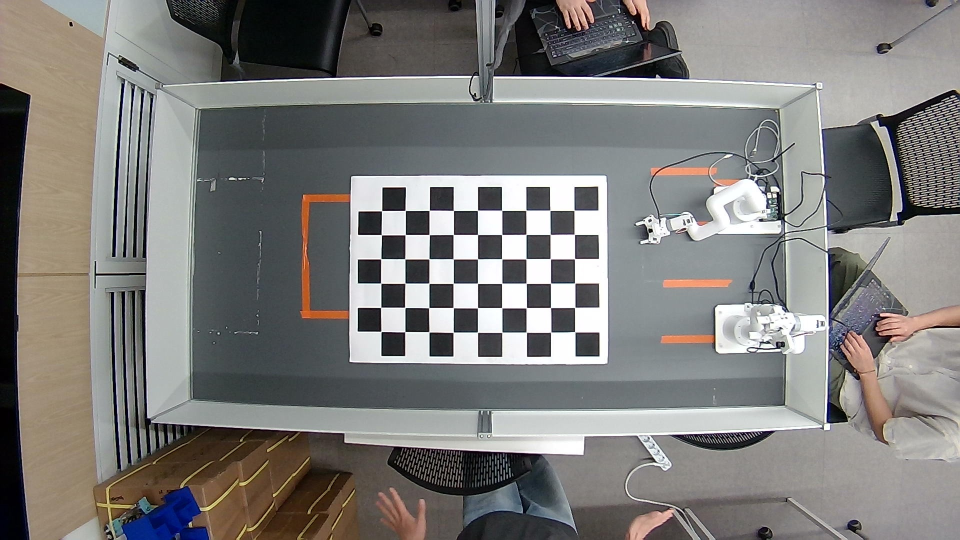
#> input picture camera/calibration/calibration_images/checker_000.jpg, 1920 x 1080 px, given in place of the camera (shown at 1/2 size)
$ python bev_coordinate_test.py
#> lines starting #> are read from the running program, lines starting #| are printed output that depends on the picture
import cv2
import numpy as np
from pathlib import Path


# ============================================================
# 기본 설정
# ============================================================

CAMERA_ID = 2

CAMERA_WIDTH = 1920
CAMERA_HEIGHT = 1080
FPS = 30


# ============================================================
# 파일 경로
# ============================================================

BEV_DIR = Path(__file__).resolve().parent
CALIBRATION_DIR = BEV_DIR.parent / "calibration"

CALIBRATION_FILE = CALIBRATION_DIR / "camera_calibration.npz"

HOMOGRAPHY_FILE = Path(
    BEV_DIR / "bev_homography.npz"
)


# ============================================================
# 파일 존재 확인
# ============================================================

if not CALIBRATION_FILE.exists():
    raise FileNotFoundError(
        f"캘리브레이션 파일이 없습니다: "
        f"{CALIBRATION_FILE}"
    )

if not HOMOGRAPHY_FILE.exists():
    raise FileNotFoundError(
        f"Homography 파일이 없습니다: "
        f"{HOMOGRAPHY_FILE}"
    )


# ============================================================
# Calibration 데이터 로드
# ============================================================

calib_data = np.load(
    CALIBRATION_FILE
)
#> (reads camera/calibration/camera_calibration.npz from the repository)

camera_matrix = calib_data[
    "camera_matrix"
]

dist_coeffs = calib_data[
    "dist_coeffs"
]


# ============================================================
# Homography 데이터 로드
# ============================================================

bev_data = np.load(
    HOMOGRAPHY_FILE
)
#> (reads camera/bird_eye_view/bev_homography.npz from the repository)

homography_matrix = bev_data[
    "homography_matrix"
]

bev_width = int(
    bev_data["bev_width"]
)

bev_height = int(
    bev_data["bev_height"]
)


# ============================================================
# 실제 크기 정보 로드
# ============================================================

if "rect_width_cm" not in bev_data.files:
    raise KeyError(
        "bev_homography.npz 안에 "
        "'rect_width_cm' 값이 없습니다."
    )

if "rect_height_cm" not in bev_data.files:
    raise KeyError(
        "bev_homography.npz 안에 "
        "'rect_height_cm' 값이 없습니다."
    )


rect_width_cm = float(
    bev_data["rect_width_cm"]
)

rect_height_cm = float(
    bev_data["rect_height_cm"]
)


# ============================================================
# X/Y 스케일 계산
#
# 굳이 하나의 pixels_per_cm 값만 믿지 않고
# X축, Y축 각각 계산
# ============================================================

pixels_per_cm_x = (
    bev_width
    /
    rect_width_cm
)

pixels_per_cm_y = (
    bev_height
    /
    rect_height_cm
)


print("=" * 60)
print("BEV Coordinate System")
print("=" * 60)

print(
    f"BEV Size       : "
    f"{bev_width} x {bev_height} px"
)

print(
    f"Real Size      : "
    f"{rect_width_cm} x "
    f"{rect_height_cm} cm"
)

print(
    f"Scale X        : "
    f"{pixels_per_cm_x:.4f} px/cm"
)

print(
    f"Scale Y        : "
    f"{pixels_per_cm_y:.4f} px/cm"
)


# ============================================================
# 화면 표시 크기
#
# 실제 BEV는 1600x800
# 화면에는 1200x600 정도로 표시
# ============================================================

MAX_DISPLAY_WIDTH = 1200
MAX_DISPLAY_HEIGHT = 700


display_scale = min(
    MAX_DISPLAY_WIDTH / bev_width,
    MAX_DISPLAY_HEIGHT / bev_height,
    1.0
)


display_width = int(
    bev_width * display_scale
)

display_height = int(
    bev_height * display_scale
)


print(
    f"Display Size   : "
    f"{display_width} x "
    f"{display_height}"
)

print(
    f"Display Scale  : "
    f"{display_scale:.4f}"
)


# ============================================================
# 클릭 정보 저장
# ============================================================

last_clicked_pixel = None

last_clicked_world = None


# ============================================================
# BEV 픽셀 → 실제 cm 좌표
#
# 좌표계:
#
# 실제 맵:
#
# y ↑
#   |
#   |
#   +------→ x
# (0,0)
#
# 즉 좌하단이 원점
# ============================================================

# [150 lines left out: functions bev_pixel_to_world_cm, world_cm_to_bev_pixel, mouse_callback, not called in this run]


# ============================================================
# 카메라 연결
# ============================================================

cap = cv2.VideoCapture(
    CAMERA_ID,
    cv2.CAP_V4L2
)

if not cap.isOpened():
    raise RuntimeError(
        f"카메라 {CAMERA_ID}번을 "
        f"열 수 없습니다."
    )


# ============================================================
# MJPG 설정
# ============================================================

fourcc = cv2.VideoWriter_fourcc(
    *"MJPG"
)

cap.set(
    cv2.CAP_PROP_FOURCC,
    fourcc
)

cap.set(
    cv2.CAP_PROP_FRAME_WIDTH,
    CAMERA_WIDTH
)

cap.set(
    cv2.CAP_PROP_FRAME_HEIGHT,
    CAMERA_HEIGHT
)

cap.set(
    cv2.CAP_PROP_FPS,
    FPS
)


# ============================================================
# 실제 카메라 설정 확인
# ============================================================

actual_width = int(
    cap.get(
        cv2.CAP_PROP_FRAME_WIDTH
    )
)

actual_height = int(
    cap.get(
        cv2.CAP_PROP_FRAME_HEIGHT
    )
)

actual_fps = cap.get(
    cv2.CAP_PROP_FPS
)


print()
print("=" * 60)
print("Runtime Camera")
print("=" * 60)

print(
    f"Camera ID : "
    f"{CAMERA_ID}"
)

print(
    f"Resolution: "
    f"{actual_width} x "
    f"{actual_height}"
)

print(
    f"FPS       : "
    f"{actual_fps}"
)


# ============================================================
# 해상도 검사
# ============================================================

if (
    actual_width != CAMERA_WIDTH
    or
    actual_height != CAMERA_HEIGHT
):
    cap.release()

    raise RuntimeError(
        "카메라가 1920x1080으로 "
        "열리지 않았습니다."
    )


# ============================================================
# OpenCV Window
# ============================================================

cv2.namedWindow(
    "BEV Coordinate Test"
)

cv2.setMouseCallback(
    "BEV Coordinate Test",
    mouse_callback
)


# ============================================================
# 메인 루프
# ============================================================

while True:

    # --------------------------------------------------------
    # 1. 카메라 프레임 읽기
    # --------------------------------------------------------

    ret, frame = cap.read()
#> frame is the input picture: shape (1080, 1920, 3); mean B, G, R 122.4, 124.5, 125.9

    if not ret:
        print(
            "프레임 읽기 실패"
        )
        break


    # --------------------------------------------------------
    # 2. 렌즈 왜곡 보정
    # --------------------------------------------------------

    undistorted = cv2.undistort(
        frame,
        camera_matrix,
        dist_coeffs
    )
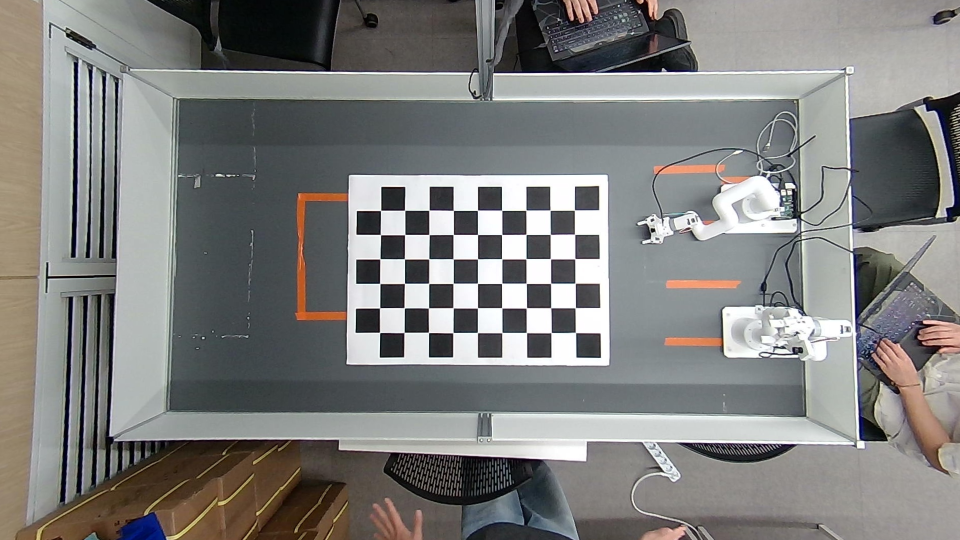
#> undistorted: shape (1080, 1920, 3) (shown at 1/2 size); mean B, G, R 124.9, 126.7, 126.9


    # --------------------------------------------------------
    # 3. Homography 적용
    # --------------------------------------------------------

    bev = cv2.warpPerspective(
        undistorted,
        homography_matrix,
        (
            bev_width,
            bev_height
        )
    )
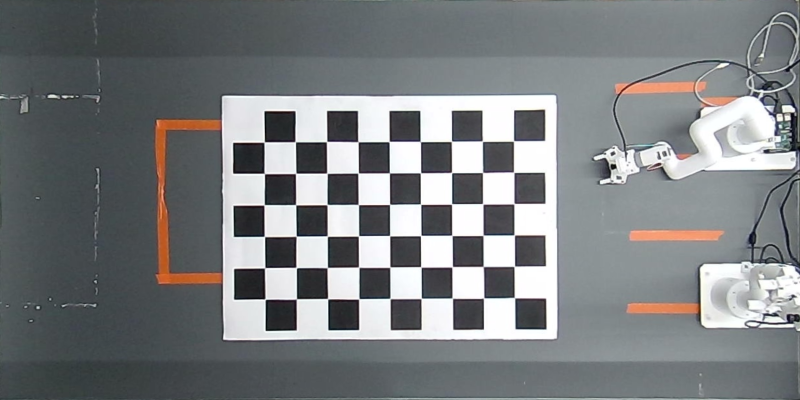
#> bev: shape (800, 1600, 3) (shown at 1/2 size); mean B, G, R 128.1, 126.2, 123.2


    # --------------------------------------------------------
    # 4. 화면 표시용 축소
    # --------------------------------------------------------

    display = cv2.resize(
        bev,
        (
            display_width,
            display_height
        )
    )
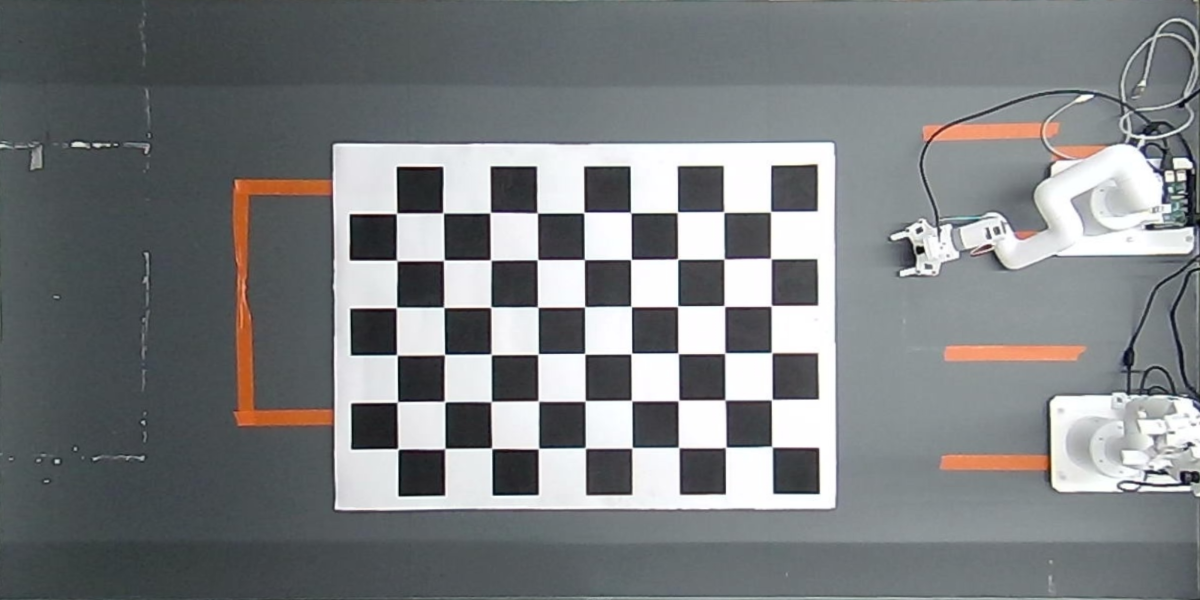
#> display: shape (600, 1200, 3); mean B, G, R 128, 126.2, 123.2


    # --------------------------------------------------------
    # 5. 좌표축 안내
    # --------------------------------------------------------

    cv2.putText(
        display,
        "Click anywhere on BEV",
        (20, 40),
        cv2.FONT_HERSHEY_SIMPLEX,
        0.8,
        (0, 255, 255),
        2
    )

    cv2.putText(
        display,
        "Origin: bottom-left (0, 0) cm",
        (20, 75),
        cv2.FONT_HERSHEY_SIMPLEX,
        0.7,
        (0, 255, 255),
        2
    )

    cv2.putText(
        display,
        "Q: Quit",
        (20, 110),
        cv2.FONT_HERSHEY_SIMPLEX,
        0.7,
        (0, 255, 255),
        2
    )
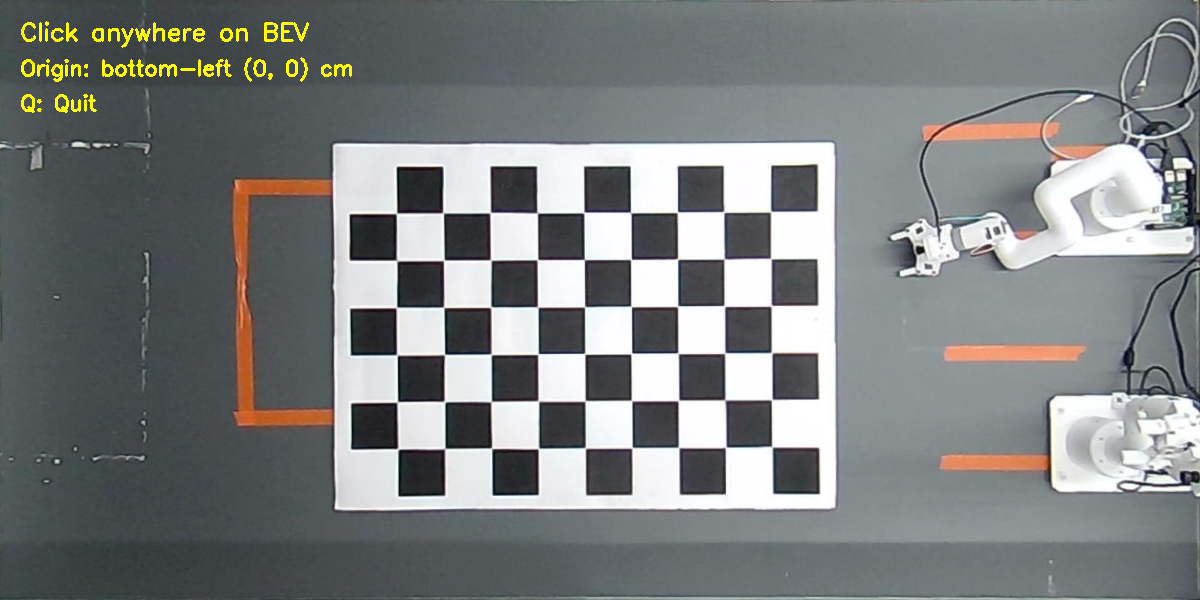
#> display: shape (600, 1200, 3); mean B, G, R 127.6, 127.3, 124.3


    # --------------------------------------------------------
    # 6. 마지막 클릭점 표시
    # --------------------------------------------------------

    if (
        last_clicked_pixel is not None
        and
        last_clicked_world is not None
    ):

        bev_x, bev_y = (
            last_clicked_pixel
        )

        world_x_cm, world_y_cm = (
            last_clicked_world
        )


        # BEV 좌표 → 표시 좌표
        display_x = int(
            bev_x
            *
            display_scale
        )

        display_y = int(
            bev_y
            *
            display_scale
        )


        # 점 표시
        cv2.circle(
            display,
            (
                display_x,
                display_y
            ),
            8,
            (0, 0, 255),
            -1
        )


        # 좌표 문자열
        coordinate_text = (
            f"px=({bev_x},{bev_y}) "
            f"cm=({world_x_cm:.1f},"
            f"{world_y_cm:.1f})"
        )


        # 텍스트 위치
        text_x = min(
            display_x + 15,
            display_width - 350
        )

        text_y = max(
            display_y - 15,
            30
        )


        cv2.putText(
            display,
            coordinate_text,
            (
                text_x,
                text_y
            ),
            cv2.FONT_HERSHEY_SIMPLEX,
            0.65,
            (0, 255, 0),
            2
        )


    # --------------------------------------------------------
    # 7. 화면 출력
    # --------------------------------------------------------

    cv2.imshow(
        "BEV Coordinate Test",
        display
    )


    # --------------------------------------------------------
    # 8. 키 입력
    # --------------------------------------------------------

    key = cv2.waitKey(1) & 0xFF
#> (key q is pressed here)

    if key == ord("q"):
        break


# ============================================================
# 종료 처리
# ============================================================

cap.release()

cv2.destroyAllWindows()
